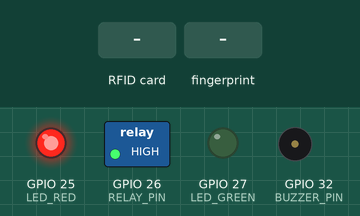
This sketch was run on a simulated ESP32. On the bench: switched loads named in the sketch (green lamp = pin HIGH), output pins drawn as LEDs (lit = HIGH), buzzer (waves = sounding, pin HIGH). Inputs (shaded band) come from the test bench. WiFi joins after 1.5 s; servers stay silent unless stated; uploads are accepted with an empty reply; what the sketch prints to the serial monitor is not drawn.

Above: at 3.9 s.
4.0 s: RFID card 5E 7A 19 C4 held to the reader
At 4.6 s:
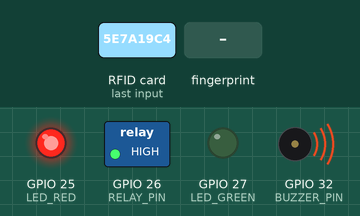
6.2 s: finger stored as number 1 placed on the sensor
At 8.3 s:
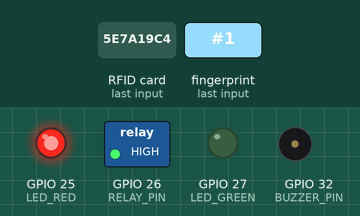
Timing chart, 0 to 9.8 s (numbered marks = the images above; inputs shaded):
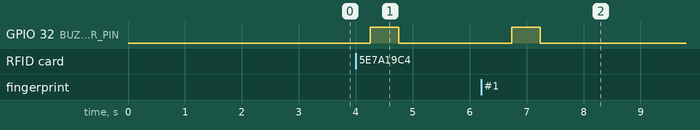

The sketch:

smart_rental_esp32.ino
```cpp
/*
 * ============================================================
 * SMART RENTAL SYSTEM - ESP32 IoT Controller
 * ============================================================
 * Hardware Required:
 *   - ESP32 DevKit V1
 *   - RC522 RFID Reader (SPI)
 *   - R307/AS608 Fingerprint Sensor (UART)
 *   - 5V Relay Module
 *   - Solenoid Lock (12V)
 *   - Green LED (Access Granted)
 *   - Red LED (Access Denied)
 *   - Buzzer (optional)
 *
 * Libraries Required (Install via Arduino Library Manager):
 *   - MFRC522 by GithubCommunity
 *   - Adafruit Fingerprint Sensor Library
 *   - ArduinoJson by Benoit Blanchon
 *   - WiFi (built-in ESP32)
 *   - HTTPClient (built-in ESP32)
 * ============================================================
 */

#include <WiFi.h>
#include <HTTPClient.h>
#include <ArduinoJson.h>
#include <SPI.h>
#include <MFRC522.h>
#include <Adafruit_Fingerprint.h>
#include <HardwareSerial.h>

// ─── WiFi Configuration ────────────────────────────────────────────────────────
const char* ssid     = "YOUR_WIFI_NAME";        // ← Badilisha hapa
const char* password = "YOUR_WIFI_PASSWORD";    // ← Badilisha hapa

// ─── Server Configuration ─────────────────────────────────────────────────────
// For local development:
// const char* serverURL = "http://192.168.1.100:3000";
// For Render (production):
const char* serverURL = "https://your-app-name.onrender.com";  // ← Badilisha hapa
const char* deviceName = "Door1";
const char* apiKey = "esp32_secret_key_2024";  // Must match .env ESP32_API_KEY

// ─── Pin Configuration ─────────────────────────────────────────────────────────
// RFID RC522 (SPI)
#define RFID_SS_PIN   5    // SDA/SS
#define RFID_RST_PIN  22   // RST

// Relay (Active LOW - most relay modules)
#define RELAY_PIN     26   // Relay control pin

// LEDs
#define LED_GREEN     27   // Green LED - Access Granted
#define LED_RED       25   // Red LED - Access Denied

// Buzzer (optional)
#define BUZZER_PIN    32   // Buzzer

// Fingerprint Sensor (UART2)
#define FP_RX_PIN     16   // ESP32 RX2 ← Connect to Fingerprint TX
#define FP_TX_PIN     17   // ESP32 TX2 → Connect to Fingerprint RX

// ─── Hardware Instances ────────────────────────────────────────────────────────
MFRC522 rfid(RFID_SS_PIN, RFID_RST_PIN);
HardwareSerial fpSerial(2);
Adafruit_Fingerprint finger(&fpSerial);

// ─── State Variables ──────────────────────────────────────────────────────────
bool doorOpen = false;
unsigned long doorOpenTime = 0;
const unsigned long DOOR_OPEN_DURATION = 5000;  // 5 seconds open
unsigned long lastPingTime = 0;
const unsigned long PING_INTERVAL = 30000;       // Ping server every 30s

// ─── Setup ────────────────────────────────────────────────────────────────────
void setup() {
  Serial.begin(115200);
  Serial.println("\n╔════════════════════════════════╗");
  Serial.println("║  Smart Rental IoT Controller   ║");
  Serial.println("╚════════════════════════════════╝");

  // Pin setup
  pinMode(RELAY_PIN, OUTPUT);
  pinMode(LED_GREEN, OUTPUT);
  pinMode(LED_RED, OUTPUT);
  pinMode(BUZZER_PIN, OUTPUT);

  // Default state: door locked
  lockDoor();
  digitalWrite(LED_RED, HIGH);

  // Initialize SPI for RFID
  SPI.begin();
  rfid.PCD_Init();
  Serial.println("✅ RFID RC522 initialized");

  // Initialize Fingerprint Sensor
  fpSerial.begin(57600, SERIAL_8N1, FP_RX_PIN, FP_TX_PIN);
  finger.begin(57600);

  if (finger.verifyPassword()) {
    Serial.println("✅ Fingerprint sensor found!");
    finger.getParameters();
    Serial.print("   Templates stored: ");
    Serial.println(finger.templateCount);
  } else {
    Serial.println("⚠️  Fingerprint sensor not found - RFID only mode");
  }

  // Connect WiFi
  connectWiFi();

  // Initial ping to server
  pingServer();

  Serial.println("\n🔍 Ready - Scan RFID card or place finger...\n");
}

// ─── Main Loop ─────────────────────────────────────────────────────────────────
void loop() {
  // Auto-close door after duration
  if (doorOpen && (millis() - doorOpenTime > DOOR_OPEN_DURATION)) {
    lockDoor();
    Serial.println("🔒 Door auto-locked after timeout");
  }

  // Check RFID
  if (rfid.PICC_IsNewCardPresent() && rfid.PICC_ReadCardSerial()) {
    String rfidTag = getRFIDTag();
    Serial.print("📡 RFID scanned: ");
    Serial.println(rfidTag);
    checkAccessByRFID(rfidTag);
    rfid.PICC_HaltA();
    rfid.PCD_StopCrypto1();
    delay(1000); // Debounce
  }

  // Check Fingerprint
  int fingerprintId = getFingerprintId();
  if (fingerprintId > 0) {
    Serial.print("👆 Fingerprint ID: ");
    Serial.println(fingerprintId);
    checkAccessByFingerprint(fingerprintId);
    delay(1000);
  }

  // Periodic server ping (heartbeat)
  if (millis() - lastPingTime > PING_INTERVAL) {
    if (WiFi.status() == WL_CONNECTED) {
      pingServer();
    } else {
      reconnectWiFi();
    }
    lastPingTime = millis();
  }
}

// ─── RFID Helper ──────────────────────────────────────────────────────────────
String getRFIDTag() {
  String tag = "";
  for (byte i = 0; i < rfid.uid.size; i++) {
    if (rfid.uid.uidByte[i] < 0x10) tag += "0";
    tag += String(rfid.uid.uidByte[i], HEX);
  }
  tag.toUpperCase();
  return tag;
}

// ─── Fingerprint Helper ───────────────────────────────────────────────────────
int getFingerprintId() {
  uint8_t p = finger.getImage();
  if (p != FINGERPRINT_OK) return -1;

  p = finger.image2Tz();
  if (p != FINGERPRINT_OK) return -1;

  p = finger.fingerSearch();
  if (p == FINGERPRINT_OK) {
    return finger.fingerID;
  }
  return -1;
}

// ─── API: Check Access by RFID ────────────────────────────────────────────────
void checkAccessByRFID(String rfidTag) {
  if (WiFi.status() != WL_CONNECTED) {
    Serial.println("❌ No WiFi - Cannot check access");
    denyAccess();
    return;
  }

  String url = String(serverURL) + "/api/door/access?rfid=" + rfidTag + "&deviceName=" + deviceName;

  HTTPClient http;
  http.begin(url);
  http.addHeader("x-api-key", apiKey);
  http.setTimeout(8000);

  int httpCode = http.GET();

  if (httpCode == 200) {
    String response = http.getString();
    processAccessResponse(response);
  } else {
    Serial.print("❌ HTTP Error: ");
    Serial.println(httpCode);
    denyAccess();
  }

  http.end();
}

// ─── API: Check Access by Fingerprint ────────────────────────────────────────
void checkAccessByFingerprint(int fingerprintId) {
  if (WiFi.status() != WL_CONNECTED) {
    denyAccess();
    return;
  }

  String url = String(serverURL) + "/api/door/access?fingerprint=" + String(fingerprintId) + "&deviceName=" + deviceName;

  HTTPClient http;
  http.begin(url);
  http.addHeader("x-api-key", apiKey);
  http.setTimeout(8000);

  int httpCode = http.GET();

  if (httpCode == 200) {
    String response = http.getString();
    processAccessResponse(response);
  } else {
    denyAccess();
  }

  http.end();
}

// ─── Process Server Response ──────────────────────────────────────────────────
void processAccessResponse(String jsonResponse) {
  StaticJsonDocument<512> doc;
  DeserializationError error = deserializeJson(doc, jsonResponse);

  if (error) {
    Serial.println("❌ JSON parse error");
    denyAccess();
    return;
  }

  bool access = doc["access"];
  int relay = doc["relay"];
  const char* tenantName = doc["tenantName"] | "Unknown";
  const char* message = doc["message"] | "";

  Serial.print("👤 Tenant: "); Serial.println(tenantName);
  Serial.print("📋 Message: "); Serial.println(message);
  Serial.print("🔑 Access: "); Serial.println(access ? "GRANTED ✅" : "DENIED ❌");

  if (access || relay == 1) {
    grantAccess();
  } else {
    denyAccess();
  }
}

// ─── Grant Access: Unlock door ────────────────────────────────────────────────
void grantAccess() {
  Serial.println("🟢 ACCESS GRANTED - Opening door!");
  doorOpen = true;
  doorOpenTime = millis();

  digitalWrite(RELAY_PIN, LOW);    // LOW = Relay ON (Active LOW)
  digitalWrite(LED_GREEN, HIGH);
  digitalWrite(LED_RED, LOW);

  // Beep 2 times - success
  beep(100); delay(100); beep(100);
}

// ─── Deny Access: Keep door locked ───────────────────────────────────────────
void denyAccess() {
  Serial.println("🔴 ACCESS DENIED - Door remains locked");
  doorOpen = false;

  digitalWrite(RELAY_PIN, HIGH);   // HIGH = Relay OFF (Active LOW)
  digitalWrite(LED_GREEN, LOW);
  digitalWrite(LED_RED, HIGH);

  // Long beep - denied
  beep(500);
}

// ─── Lock Door ────────────────────────────────────────────────────────────────
void lockDoor() {
  doorOpen = false;
  digitalWrite(RELAY_PIN, HIGH);   // Relay OFF → Lock engages
  digitalWrite(LED_GREEN, LOW);
  digitalWrite(LED_RED, HIGH);
}

// ─── Buzzer Helper ────────────────────────────────────────────────────────────
void beep(int duration) {
  digitalWrite(BUZZER_PIN, HIGH);
  delay(duration);
  digitalWrite(BUZZER_PIN, LOW);
}

// ─── WiFi Connect ─────────────────────────────────────────────────────────────
void connectWiFi() {
  Serial.print("📶 Connecting to WiFi: ");
  Serial.println(ssid);

  WiFi.begin(ssid, password);
  int attempts = 0;

  while (WiFi.status() != WL_CONNECTED && attempts < 30) {
    delay(500);
    Serial.print(".");
    attempts++;
  }

  if (WiFi.status() == WL_CONNECTED) {
    Serial.println("\n✅ WiFi Connected!");
    Serial.print("   IP Address: ");
    Serial.println(WiFi.localIP());
    Serial.print("   Signal: "); Serial.print(WiFi.RSSI()); Serial.println(" dBm");
  } else {
    Serial.println("\n❌ WiFi Failed - Running offline (deny all)");
  }
}

void reconnectWiFi() {
  if (WiFi.status() != WL_CONNECTED) {
    WiFi.disconnect();
    WiFi.begin(ssid, password);
    delay(3000);
  }
}

// ─── Ping Server (Heartbeat) ──────────────────────────────────────────────────
void pingServer() {
  if (WiFi.status() != WL_CONNECTED) return;

  HTTPClient http;
  String url = String(serverURL) + "/api/door/ping";
  http.begin(url);
  http.addHeader("Content-Type", "application/json");
  http.addHeader("x-api-key", apiKey);

  StaticJsonDocument<200> doc;
  doc["deviceName"] = deviceName;
  doc["ipAddress"] = WiFi.localIP().toString();
  doc["macAddress"] = WiFi.macAddress();

  String body;
  serializeJson(doc, body);

  int httpCode = http.POST(body);

  if (httpCode == 200) {
    Serial.println("💓 Server ping OK");
  } else {
    Serial.print("⚠️ Ping failed: "); Serial.println(httpCode);
  }

  http.end();
}
```

Measured:
- after the input at 4.0 s, GPIO 32 (BUZZER_PIN): LOW → HIGH after 0.26 s, → LOW 0.50 s later
- after the input at 6.2 s, GPIO 32 (BUZZER_PIN): LOW → HIGH after 0.54 s, → LOW 0.50 s later
